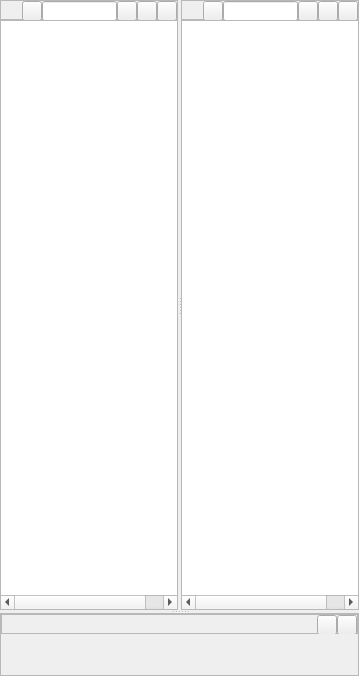
<?xml version="1.0" encoding="UTF-8"?>
<ui version="4.0">
 <class>ObjectsDockWidget</class>
 <widget class="QWidget" name="ObjectsDockWidget">
  <property name="geometry">
   <rect>
    <x>0</x>
    <y>0</y>
    <width>359</width>
    <height>676</height>
   </rect>
  </property>
  <property name="windowTitle">
   <string>Objects</string>
  </property>
  <layout class="QVBoxLayout" name="verticalLayout_3">
   <property name="spacing">
    <number>0</number>
   </property>
   <property name="leftMargin">
    <number>0</number>
   </property>
   <property name="topMargin">
    <number>0</number>
   </property>
   <property name="rightMargin">
    <number>0</number>
   </property>
   <property name="bottomMargin">
    <number>0</number>
   </property>
   <item>
    <widget class="QSplitter" name="splitter_2">
     <property name="orientation">
      <enum>Qt::Vertical</enum>
     </property>
     <property name="handleWidth">
      <number>3</number>
     </property>
     <widget class="QSplitter" name="splitter">
      <property name="orientation">
       <enum>Qt::Horizontal</enum>
      </property>
      <property name="handleWidth">
       <number>3</number>
      </property>
      <widget class="QWidget" name="layoutWidget_2">
       <layout class="QVBoxLayout" name="verticalLayout_2">
        <property name="spacing">
         <number>0</number>
        </property>
        <item>
         <widget class="QFrame" name="frame">
          <property name="sizePolicy">
           <sizepolicy hsizetype="Preferred" vsizetype="Fixed">
            <horstretch>0</horstretch>
            <verstretch>0</verstretch>
           </sizepolicy>
          </property>
          <property name="minimumSize">
           <size>
            <width>0</width>
            <height>20</height>
           </size>
          </property>
          <property name="maximumSize">
           <size>
            <width>16777215</width>
            <height>20</height>
           </size>
          </property>
          <property name="frameShape">
           <enum>QFrame::StyledPanel</enum>
          </property>
          <property name="frameShadow">
           <enum>QFrame::Raised</enum>
          </property>
          <layout class="QHBoxLayout" name="horizontalLayout">
           <property name="spacing">
            <number>0</number>
           </property>
           <property name="leftMargin">
            <number>0</number>
           </property>
           <property name="topMargin">
            <number>0</number>
           </property>
           <property name="rightMargin">
            <number>0</number>
           </property>
           <property name="bottomMargin">
            <number>0</number>
           </property>
           <item>
            <widget class="QLabel" name="render_icon">
             <property name="sizePolicy">
              <sizepolicy hsizetype="Fixed" vsizetype="Fixed">
               <horstretch>0</horstretch>
               <verstretch>0</verstretch>
              </sizepolicy>
             </property>
             <property name="minimumSize">
              <size>
               <width>16</width>
               <height>16</height>
              </size>
             </property>
             <property name="maximumSize">
              <size>
               <width>16</width>
               <height>16</height>
              </size>
             </property>
             <property name="text">
              <string/>
             </property>
             <property name="scaledContents">
              <bool>true</bool>
             </property>
            </widget>
           </item>
           <item>
            <spacer name="horizontalSpacer_3">
             <property name="orientation">
              <enum>Qt::Horizontal</enum>
             </property>
             <property name="sizeType">
              <enum>QSizePolicy::Fixed</enum>
             </property>
             <property name="sizeHint" stdset="0">
              <size>
               <width>5</width>
               <height>20</height>
              </size>
             </property>
            </spacer>
           </item>
           <item>
            <widget class="QToolButton" name="render_add">
             <property name="minimumSize">
              <size>
               <width>20</width>
               <height>20</height>
              </size>
             </property>
             <property name="maximumSize">
              <size>
               <width>20</width>
               <height>20</height>
              </size>
             </property>
             <property name="text">
              <string/>
             </property>
            </widget>
           </item>
           <item>
            <widget class="QLineEdit" name="render_search">
             <property name="minimumSize">
              <size>
               <width>0</width>
               <height>20</height>
              </size>
             </property>
             <property name="maximumSize">
              <size>
               <width>16777215</width>
               <height>20</height>
              </size>
             </property>
             <property name="clearButtonEnabled">
              <bool>true</bool>
             </property>
            </widget>
           </item>
           <item>
            <widget class="QToolButton" name="render_type">
             <property name="minimumSize">
              <size>
               <width>20</width>
               <height>20</height>
              </size>
             </property>
             <property name="maximumSize">
              <size>
               <width>20</width>
               <height>20</height>
              </size>
             </property>
             <property name="text">
              <string/>
             </property>
            </widget>
           </item>
           <item>
            <widget class="QToolButton" name="render_expand">
             <property name="minimumSize">
              <size>
               <width>20</width>
               <height>20</height>
              </size>
             </property>
             <property name="maximumSize">
              <size>
               <width>20</width>
               <height>20</height>
              </size>
             </property>
             <property name="text">
              <string/>
             </property>
            </widget>
           </item>
           <item>
            <widget class="QToolButton" name="render_collapse">
             <property name="minimumSize">
              <size>
               <width>20</width>
               <height>20</height>
              </size>
             </property>
             <property name="maximumSize">
              <size>
               <width>20</width>
               <height>20</height>
              </size>
             </property>
             <property name="text">
              <string/>
             </property>
            </widget>
           </item>
          </layout>
         </widget>
        </item>
        <item>
         <widget class="QTreeWidget" name="render_tree">
          <attribute name="headerVisible">
           <bool>false</bool>
          </attribute>
          <column>
           <property name="text">
            <string>name</string>
           </property>
          </column>
          <column>
           <property name="text">
            <string>type</string>
           </property>
          </column>
         </widget>
        </item>
       </layout>
      </widget>
      <widget class="QWidget" name="layoutWidget">
       <layout class="QVBoxLayout" name="verticalLayout">
        <property name="spacing">
         <number>0</number>
        </property>
        <item>
         <widget class="QFrame" name="frame_2">
          <property name="sizePolicy">
           <sizepolicy hsizetype="Preferred" vsizetype="Fixed">
            <horstretch>0</horstretch>
            <verstretch>0</verstretch>
           </sizepolicy>
          </property>
          <property name="minimumSize">
           <size>
            <width>0</width>
            <height>20</height>
           </size>
          </property>
          <property name="maximumSize">
           <size>
            <width>16777215</width>
            <height>20</height>
           </size>
          </property>
          <property name="frameShape">
           <enum>QFrame::StyledPanel</enum>
          </property>
          <property name="frameShadow">
           <enum>QFrame::Raised</enum>
          </property>
          <layout class="QHBoxLayout" name="horizontalLayout_2">
           <property name="spacing">
            <number>0</number>
           </property>
           <property name="leftMargin">
            <number>0</number>
           </property>
           <property name="topMargin">
            <number>0</number>
           </property>
           <property name="rightMargin">
            <number>0</number>
           </property>
           <property name="bottomMargin">
            <number>0</number>
           </property>
           <item>
            <widget class="QLabel" name="logic_icon">
             <property name="sizePolicy">
              <sizepolicy hsizetype="Fixed" vsizetype="Fixed">
               <horstretch>0</horstretch>
               <verstretch>0</verstretch>
              </sizepolicy>
             </property>
             <property name="minimumSize">
              <size>
               <width>16</width>
               <height>16</height>
              </size>
             </property>
             <property name="maximumSize">
              <size>
               <width>16</width>
               <height>16</height>
              </size>
             </property>
             <property name="text">
              <string/>
             </property>
             <property name="scaledContents">
              <bool>true</bool>
             </property>
            </widget>
           </item>
           <item>
            <spacer name="horizontalSpacer_4">
             <property name="orientation">
              <enum>Qt::Horizontal</enum>
             </property>
             <property name="sizeType">
              <enum>QSizePolicy::Fixed</enum>
             </property>
             <property name="sizeHint" stdset="0">
              <size>
               <width>5</width>
               <height>20</height>
              </size>
             </property>
            </spacer>
           </item>
           <item>
            <widget class="QToolButton" name="logic_add">
             <property name="minimumSize">
              <size>
               <width>20</width>
               <height>20</height>
              </size>
             </property>
             <property name="maximumSize">
              <size>
               <width>20</width>
               <height>20</height>
              </size>
             </property>
             <property name="text">
              <string/>
             </property>
            </widget>
           </item>
           <item>
            <widget class="QLineEdit" name="logic_search">
             <property name="minimumSize">
              <size>
               <width>0</width>
               <height>20</height>
              </size>
             </property>
             <property name="maximumSize">
              <size>
               <width>16777215</width>
               <height>20</height>
              </size>
             </property>
             <property name="clearButtonEnabled">
              <bool>true</bool>
             </property>
            </widget>
           </item>
           <item>
            <widget class="QToolButton" name="logic_type">
             <property name="minimumSize">
              <size>
               <width>20</width>
               <height>20</height>
              </size>
             </property>
             <property name="maximumSize">
              <size>
               <width>20</width>
               <height>20</height>
              </size>
             </property>
             <property name="text">
              <string/>
             </property>
            </widget>
           </item>
           <item>
            <widget class="QToolButton" name="logic_expand">
             <property name="minimumSize">
              <size>
               <width>20</width>
               <height>20</height>
              </size>
             </property>
             <property name="maximumSize">
              <size>
               <width>20</width>
               <height>20</height>
              </size>
             </property>
             <property name="text">
              <string/>
             </property>
            </widget>
           </item>
           <item>
            <widget class="QToolButton" name="logic_collapse">
             <property name="minimumSize">
              <size>
               <width>20</width>
               <height>20</height>
              </size>
             </property>
             <property name="maximumSize">
              <size>
               <width>20</width>
               <height>20</height>
              </size>
             </property>
             <property name="text">
              <string/>
             </property>
            </widget>
           </item>
          </layout>
         </widget>
        </item>
        <item>
         <widget class="QTreeWidget" name="logic_tree">
          <attribute name="headerVisible">
           <bool>false</bool>
          </attribute>
          <column>
           <property name="text">
            <string>name</string>
           </property>
          </column>
          <column>
           <property name="text">
            <string>type</string>
           </property>
          </column>
         </widget>
        </item>
       </layout>
      </widget>
     </widget>
     <widget class="QFrame" name="Inspector">
      <property name="frameShape">
       <enum>QFrame::StyledPanel</enum>
      </property>
      <property name="frameShadow">
       <enum>QFrame::Raised</enum>
      </property>
      <layout class="QVBoxLayout" name="verticalLayout_4">
       <property name="spacing">
        <number>0</number>
       </property>
       <property name="leftMargin">
        <number>0</number>
       </property>
       <property name="topMargin">
        <number>0</number>
       </property>
       <property name="rightMargin">
        <number>0</number>
       </property>
       <property name="bottomMargin">
        <number>0</number>
       </property>
       <item>
        <widget class="QFrame" name="frame_3">
         <property name="sizePolicy">
          <sizepolicy hsizetype="Preferred" vsizetype="Fixed">
           <horstretch>0</horstretch>
           <verstretch>0</verstretch>
          </sizepolicy>
         </property>
         <property name="minimumSize">
          <size>
           <width>0</width>
           <height>20</height>
          </size>
         </property>
         <property name="maximumSize">
          <size>
           <width>16777215</width>
           <height>20</height>
          </size>
         </property>
         <property name="frameShape">
          <enum>QFrame::StyledPanel</enum>
         </property>
         <property name="frameShadow">
          <enum>QFrame::Raised</enum>
         </property>
         <layout class="QHBoxLayout" name="horizontalLayout_3">
          <property name="spacing">
           <number>0</number>
          </property>
          <property name="leftMargin">
           <number>0</number>
          </property>
          <property name="topMargin">
           <number>0</number>
          </property>
          <property name="rightMargin">
           <number>0</number>
          </property>
          <property name="bottomMargin">
           <number>0</number>
          </property>
          <item>
           <widget class="QLabel" name="inspector_icon">
            <property name="sizePolicy">
             <sizepolicy hsizetype="Fixed" vsizetype="Fixed">
              <horstretch>0</horstretch>
              <verstretch>0</verstretch>
             </sizepolicy>
            </property>
            <property name="minimumSize">
             <size>
              <width>16</width>
              <height>16</height>
             </size>
            </property>
            <property name="maximumSize">
             <size>
              <width>16</width>
              <height>16</height>
             </size>
            </property>
            <property name="text">
             <string/>
            </property>
            <property name="scaledContents">
             <bool>true</bool>
            </property>
           </widget>
          </item>
          <item>
           <spacer name="horizontalSpacer">
            <property name="orientation">
             <enum>Qt::Horizontal</enum>
            </property>
            <property name="sizeType">
             <enum>QSizePolicy::Fixed</enum>
            </property>
            <property name="sizeHint" stdset="0">
             <size>
              <width>5</width>
              <height>20</height>
             </size>
            </property>
           </spacer>
          </item>
          <item>
           <widget class="QLabel" name="inspector_name">
            <property name="text">
             <string/>
            </property>
           </widget>
          </item>
          <item>
           <spacer name="horizontalSpacer_5">
            <property name="orientation">
             <enum>Qt::Horizontal</enum>
            </property>
            <property name="sizeType">
             <enum>QSizePolicy::Expanding</enum>
            </property>
            <property name="sizeHint" stdset="0">
             <size>
              <width>20</width>
              <height>20</height>
             </size>
            </property>
           </spacer>
          </item>
          <item>
           <widget class="QToolButton" name="inspector_expand">
            <property name="minimumSize">
             <size>
              <width>20</width>
              <height>20</height>
             </size>
            </property>
            <property name="maximumSize">
             <size>
              <width>20</width>
              <height>20</height>
             </size>
            </property>
            <property name="text">
             <string/>
            </property>
           </widget>
          </item>
          <item>
           <widget class="QToolButton" name="inspector_collapse">
            <property name="minimumSize">
             <size>
              <width>20</width>
              <height>20</height>
             </size>
            </property>
            <property name="maximumSize">
             <size>
              <width>20</width>
              <height>20</height>
             </size>
            </property>
            <property name="text">
             <string/>
            </property>
           </widget>
          </item>
         </layout>
        </widget>
       </item>
       <item>
        <widget class="QWidget" name="widget" native="true">
         <layout class="QVBoxLayout" name="inspector_layout">
          <property name="spacing">
           <number>0</number>
          </property>
          <property name="leftMargin">
           <number>0</number>
          </property>
          <property name="topMargin">
           <number>0</number>
          </property>
          <property name="rightMargin">
           <number>0</number>
          </property>
          <property name="bottomMargin">
           <number>0</number>
          </property>
         </layout>
        </widget>
       </item>
      </layout>
     </widget>
    </widget>
   </item>
  </layout>
 </widget>
 <resources/>
 <connections/>
</ui>
